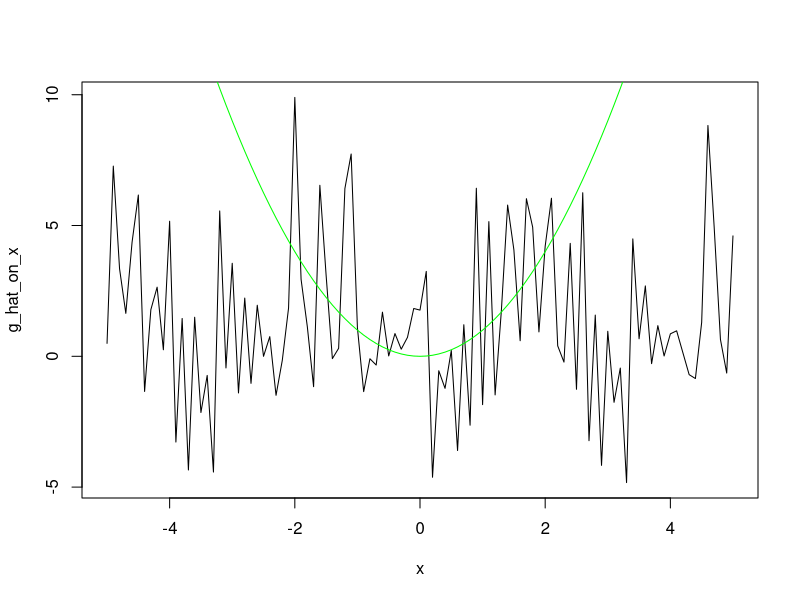

Source code (R): (Note: this script raises an error after producing the figure.)
#### Functions ####

# data generating function
g <- function(z){
  return (z**2)
}

# Fourier transform for the normal density
fourier_transform <- function(x){
  return(sqrt(2)*exp(-0.5*x**2))
}

#Test avec w laplace density 
fourier_transform <- function(x){
  return (0.5*exp(-abs(x)))
}



# Omega 
calcul_omega <- function(W,n){
  Omega = matrix(0, n, n)
  for (i in 1:n){
    for (j in 1:n){
      Omega[i,j] = fourier_transform(W[i]-W[j])/n**2
    }}
  return(Omega)}


# M (inutile à priori)
calcul_M <- function(g_test, gamma_hat, J, n, Z, Y, W, Omega, p_j, a, b){
  M = 0
  for (i in 1:n){
    for (j in 1:n){
      M = M + (Y[i] - g_test(Z[i], J, p_j, gamma_hat, Z, a,b))*(Y[j] - g_test(Z[j], J, p_j, gamma_hat, Z, a, b))*Omega[i,j]}
  }
  return(M)
}

create_P <- function(J, n, Z, p_j){
  a = min(Z)
  b = max(Z)
  P = matrix(0, J, n)
  for (j in 1:J){
    for (i in 1:n){
      P[j,i] = basis_a_b(j, J, Z[i], a, b, p_j)
    }
  }
  return(P)}

# create P for the splines
library(splines)
create_P_splines <- function(Z, J){
  return(bs(Z, degree = J, intercept = FALSE))
}


#create_P_splines <- function(Z, J){
#  return(bs())
#}

# Compute g_hat
g_hat <- function(z, J, p_j, gamma_hat, Z, a, b){
  p_j_vector = rep(0, J)
  for (j in 1:J){
    p_j_vector[j] = basis_a_b(j, J, z, a, b, p_j)
  }
  return(sum(gamma_hat*p_j_vector))
}



#### Bases ####
p_j_trigo_0_1 <-function(j, J, z){
  a = 2*pi*j*z
  #print(a)
  if (j==1){
    return(1)
  }
  if (j%%2 == 0){
    cos_val = cos(a)
    return(sqrt(2)*cos_val)
  }
  else{
    sin_val = sin(a)
    return(sqrt(2)*sin_val)
  }
}

p_j_hist_0_1 <-function(j, J, z){
  l = length(z)
  if (l>1){
    res = rep(0, l)
    for (i in 1:l){
      if (z[i] >= (j - 1) / J && z[i] < j / J) {
        res[i] = sqrt(J)
      } else {
        res[i] = 0
      }
    }
  return(res)}
  else{
    if (z >= (j - 1) / J && z < j / J) {
      return(sqrt(J))
    } else{
      return(0)
    }
  }
}


# generalize for interval [a,b]
basis_a_b <-function(j, J, z, a, b, p_j_0_1){
  return(p_j_0_1(j,J,((z-a)/(b-a)))/sqrt(b-a))
}


#### Gamma program ####
estimation_gamma <- function(n, J, W, Z, Y, p_j, bool_splines){
  a = min(Z)
  b = max(Z)
  #compute Omega
  Omega <- calcul_omega(W,n)
  
  #compute P
  if (bool_splines == 1){
    P <- t(create_P_splines(Z, J))
  }
  else{
    P <- create_P(J,n,Z,p_j)
  }
  
  #compute gamma
  gamma_step = P%*%Omega%*%Y
  gamma_step_invert = solve(P%*%Omega%*%t(P))
  gamma_hat = gamma_step_invert%*%gamma_step
  
  return(gamma_hat)
}


#### Plot the function program ####
plot_function_true_est <- function(x, gamma_hat, p_j_hat, true_g, Z, bool_splines){
  a = min(Z)
  b = max(Z)
  g_hat_on_x = rep(0, length(x))
  if (bool_splines == 0){ 
    for (i in 1:length(x)){
      g_hat_on_x[i] <- g_hat(x[i], J, p_j_hat, gamma_hat, Z, a, b)
    }}
  else{
    basis <- t(as.matrix(bs(x, degree = J, intercept = FALSE)))
    g_hat_on_x <- t(gamma_hat)%*%basis
  }
  g_on_x = g(x)
  plot(x, g_hat_on_x, type = 'l', col = 'black')
  lines(x, g_on_x, type = 'l', col = 'green')
}


#### Generate data ####
n = 1000
W = rnorm(n, 0, 1)
V = rnorm(n, 0, 1)
rhoev = 0.5
rhowz = 0.9
beta = sqrt((rhoev**2)/(1 - rhoev**2))
Z = (beta*W + V)/sqrt(1+beta**2)

eta = rnorm(n, 0, 1)
a = sqrt((rhowz**2)/(1 - rhowz**2))
eps = (a*V + eta)/sqrt(1+beta**2)

Y = g(Z) + eps



#### Estimation ####
Omega <- calcul_omega(W,n)


# trigonometric basis
J = 33
gamma_hat <- estimation_gamma(n,J,W,Z,Y,p_j_trigo_0_1, 0)

x = seq(-5, 5, by = 0.1)
plot_function_true_est(x, gamma_hat, p_j_trigo_0_1, g, Z, 0)


#histogram basis
J = 30
gamma_hat <- estimation_gamma(n,J,W,Z,Y,p_j_hist_0_1,0)

x = seq(-5, 5, by = 0.1)
plot_function_true_est(x, gamma_hat, p_j_hist_0_1, g, Z,0)


# spline basis 
J = 15
gamma_hat <- estimation_gamma(n,J,W,Z,Y, empty, 1)

x = seq(-5, 5, by = 0.1)
plot_function_true_est(x, gamma_hat, empty , g, Z, 1)



#### Optimization of J ####
library(caret)
library(splines)

optimization <- function(Z, W, Y, n, vect_J_to_test, p_train, p_j, bool_splines){
  gamma_hat_list <- vector("list", length(vect_J_to_test))
  a = min(Z)
  b = max(Z)
  MSE_values <- numeric(length(vect_J_to_test))
  
  # split the data in training and test set
  sampled_data <- sample_train_test(Z, Y, W, p_train)
  Z_train <- sampled_data$Z_train
  Y_train <- sampled_data$Y_train
  W_train <- sampled_data$W_train
  Z_validation <- sampled_data$Z_validation
  Y_validation <- sampled_data$Y_validation
  W_validation <- sampled_data$W_validation
  n_train <- length(Z_train)
  
  # compute gamma_hat_train and g_hat_train for the training set
  for (j in 1:length(vect_J_to_test)){
    #compute gamma_hat_train
    gamma_hat <- estimation_gamma(n_train,j,W_train,Z_train,Y_train,p_j,bool_splines)
    gamma_hat_list[[j]] <- gamma_hat
    
  # compute the prediction of g_hat_train on the test set 
    n_val <- length(Z_validation)
    g_hat_on_Z_val = rep(0, n_val)
    if (bool_splines == 0){ 
      for (i in 1:n_val){
        g_hat_on_Z_val[i] <- g_hat(Z_validation[i], j, p_j, gamma_hat, Z_train, a, b)
      }}
    else{
      basis <- t(as.matrix(bs(Z_validation, degree = j, intercept = FALSE)))
      g_hat_on_Z_val <- t(gamma_hat)%*%basis
    }
    
    # compute M and store it 
    #Omega_val <- calcul_omega(W_validation,n_val)
    #M_values[j] <- calcul_M(g_hat_on_Z_val, gamma_hat, j, n_val, Z_validation, Y_validation, W_validation, Omega_val, p_j, a, b)
    
    MSE_values[j] = sum((g_hat_on_Z_val - Y_validation)**2)
    }
  
  # return J corresponding to the smallest MSE
  J_opt = vect_J_to_test[which.min(MSE_values)]
  print(c(MSE_values, J_opt))
  gamma_hat <- estimation_gamma(n,J_opt,W,Z,Y,p_j,bool_splines)
  
  estimation_points <- rep(0, n)
  if (bool_splines == 0){ 
    for (i in 1:length(x)){
      estimation_points[i] <- g_hat(Z[i], J_opt, p_j, gamma_hat, Z, a, b)
    }}
  else{
    basis <- t(as.matrix(bs(Z, degree = J_opt, intercept = FALSE)))
    estimation_points <- t(gamma_hat)%*%basis
  }
  
  plot(Y, estimation_points, col = 'black')
  #points(Z, Y, col = 'green')
}


sample_train_test <- function(Z, Y, W, p_train){
  # Create a single data frame with all variables
  df <- data.frame(Z = Z, Y = Y, W = W)
  
  # Create bins based on the X variable (you can modify the binning logic if needed)
  bins <- cut(df$Z, breaks = 3, labels = FALSE)
  
  # Sample indices for the training set using bins for stratification
  index_train <- createDataPartition(bins, p = p_train, list = FALSE)
  
  # Indices for the validation set (complementary to train indices)
  index_val <- setdiff(seq_len(nrow(df)), index_train)
  
  # Create train and validation sets based on indices
  train_set <- df[index_train, ]
  val_set   <- df[index_val, ]
  
  # Return the training and validation sets
  return(list(
    Z_train = train_set$Z, Y_train = train_set$Y, W_train = train_set$W,
    Z_validation = val_set$Z, Y_validation = val_set$Y, W_validation = val_set$W
  ))
}


# Test 
vect_J_to_test = seq(2, 15, by = 1)
optimization(Z, W, Y, n, vect_J_to_test, 0.8, p_j_hist_0_1, 0)
